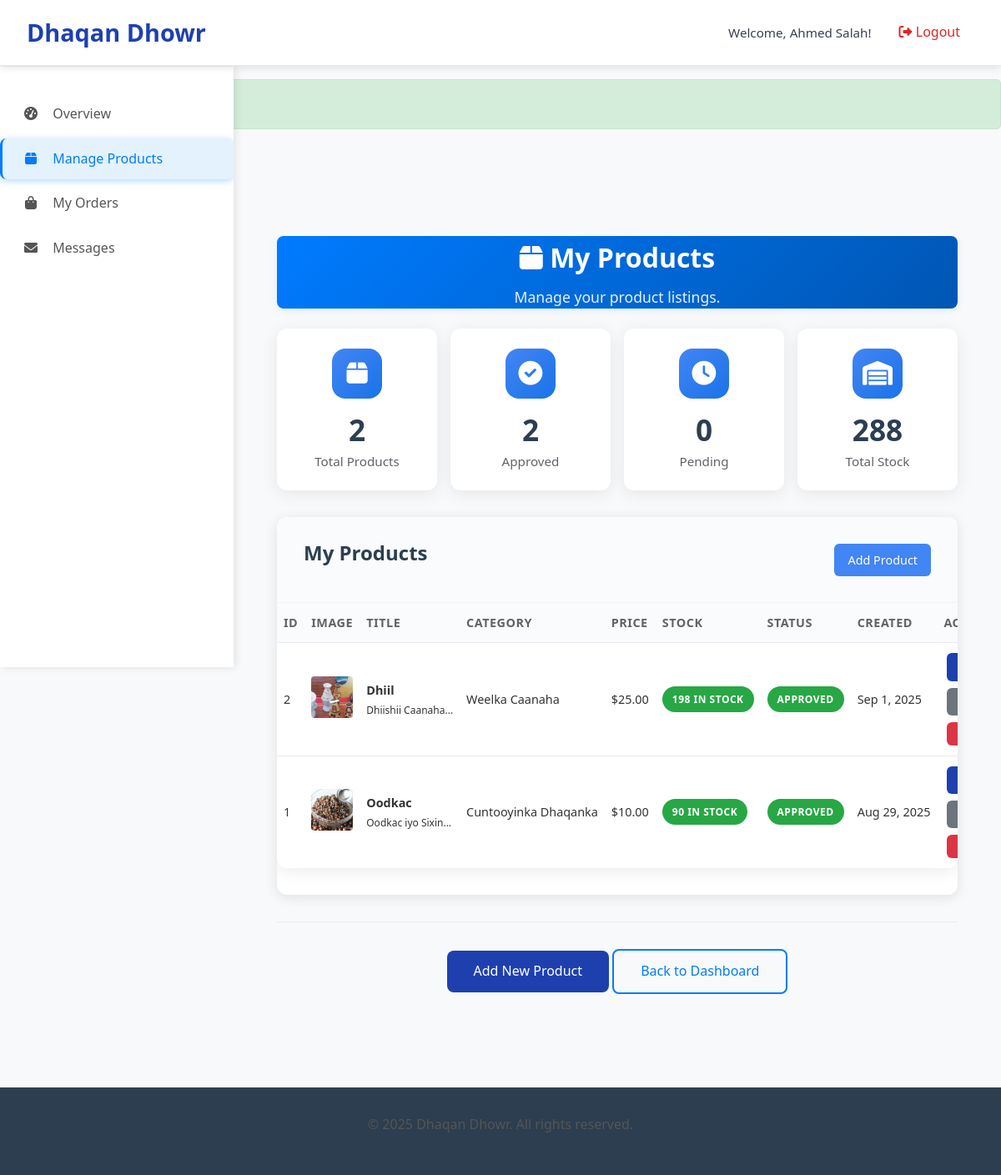
/seller/products.php (signed in), run on the app's committed database.
### tables this page shows
CREATE TABLE `products` (
  `id` int(11) NOT NULL,
  `seller_id` int(11) NOT NULL,
  `category_id` int(11) NOT NULL,
  `title` varchar(200) NOT NULL,
  `description` text DEFAULT NULL,
  `price` decimal(10,2) NOT NULL,
  `stock` int(11) DEFAULT 0,
  `main_image` varchar(255) DEFAULT NULL,
  `status` enum('pending','approved','rejected') DEFAULT 'pending',
  `cultural_notes` text DEFAULT NULL,
  `created_at` timestamp NOT NULL DEFAULT current_timestamp(),
  `updated_at` timestamp NOT NULL DEFAULT current_timestamp() ON UPDATE current_timestamp()
);

CREATE TABLE `categories` (
  `id` int(11) NOT NULL,
  `name` varchar(100) NOT NULL,
  `description` text DEFAULT NULL,
  `parent_id` int(11) DEFAULT NULL,
  `created_at` timestamp NOT NULL DEFAULT current_timestamp()
);

### includes/auth_check.php (called while the page is built, shortened)
<?php
function getCurrentUserId() {
    return $_SESSION['user_id'] ?? null;
}
?>

### seller/products.php (the view, shortened to what this page needs)
<?php
require_once __DIR__ . '/../includes/init.php';
$user_id = getCurrentUserId();
$stmt = $conn->prepare("SELECT id FROM sellers WHERE user_id = ?");
$stmt->bind_param("i", $user_id);
$stmt->execute();
$seller_result = $stmt->get_result();
$seller = $seller_result->fetch_assoc();
$seller_id = $seller['id'];
try {
    $sql = "SELECT p.*, c.name as category_name
            FROM products p
            JOIN categories c ON p.category_id = c.id
            WHERE p.seller_id = ?
            ORDER BY p.created_at DESC";
    $stmt = $conn->prepare($sql);
    $stmt->bind_param("i", $seller_id);
    $stmt->execute();
    $result = $stmt->get_result();
    $products = [];
    if ($result && $result->num_rows > 0) {
        while ($row = $result->fetch_assoc()) {
            $products[] = $row;
        }
    }
} catch (Exception $e) {
    $error_message = "Error fetching products: " . $e->getMessage();
}
include '../includes/header.php';
?>
<?php include '../includes/seller_sidebar.php'; ?>
<div class="seller-layout">
    <main class="seller-main">
        <div class="container">
            <div class="admin-header">
                <h1><i class="fas fa-box"></i> My Products</h1>
                <p>Manage your product listings.</p>
            </div>
            <div class="stats-grid">
                <div class="stat-card">
                    <div class="stat-icon">
                        <i class="fas fa-box"></i>
                    </div>
                    <div class="stat-content">
                        <h3><?= count($products); ?></h3>
                        <p>Total Products</p>
                    </div>
                </div>
                <div class="stat-card">
                    <div class="stat-icon">
                        <i class="fas fa-check-circle"></i>
                    </div>
                    <div class="stat-content">
                        <h3><?= count(array_filter($products, function($p) { return $p['status'] === 'approved'; })); ?></h3>
                        <p>Approved</p>
                    </div>
                </div>
                <div class="stat-card">
                    <div class="stat-icon">
                        <i class="fas fa-clock"></i>
                    </div>
                    <div class="stat-content">
                        <h3><?= count(array_filter($products, function($p) { return $p['status'] === 'pending'; })); ?></h3>
                        <p>Pending</p>
                    </div>
                </div>
                <div class="stat-card">
                    <div class="stat-icon">
                        <i class="fas fa-warehouse"></i>
                    </div>
                    <div class="stat-content">
                        <h3><?= array_sum(array_column($products, 'stock')); ?></h3>
                        <p>Total Stock</p>
                    </div>
                </div>
            </div>
            <div class="admin-content">
                <?php if (empty($products)): ?>
                    <div class="empty-state">
                        <h3>No Products Yet</h3>
                        <p>You haven't added any products to your shop yet.</p>
                        <a href="add_product.php" class="btn btn-primary">Add Your First Product</a>
                    </div>
                <?php else: ?>
                    <div class="table-section">
                        <div class="table-header">
                            <h3>My Products</h3>
                            <a href="add_product.php" class="view-all-btn">Add Product</a>
                        </div>
                        <div class="table-container">
                            <table class="admin-table">
                            <thead>
                                <tr>
                                    <th>ID</th>
                                    <th>Image</th>
                                    <th>Title</th>
                                    <th>Category</th>
                                    <th>Price</th>
                                    <th>Stock</th>
                                    <th>Status</th>
                                    <th>Created</th>
                                    <th>Actions</th>
                                </tr>
                            </thead>
                            <tbody>
                                <?php foreach ($products as $product): ?>
                                    <tr>
                                        <td><?= $product['id']; ?></td>
                                        <td>
                                            <?php if (!empty($product['main_image'])): ?>
                                                <img src="../uploads/products/<?= htmlspecialchars($product['main_image']); ?>"
                                                     alt="<?= htmlspecialchars($product['title']); ?>"
                                                     style="width: 50px; height: 50px; object-fit: cover; border-radius: 4px;">
                                            <?php else: ?>
                                                <div style="width: 50px; height: 50px; background: #f8f9fa; border-radius: 4px; display: flex; align-items: center; justify-content: center; font-size: 12px; color: #6c757d;">
                                                    No Image
                                                </div>
                                            <?php endif; ?>
                                        </td>
                                        <td>
                                            <strong><?= htmlspecialchars($product['title']); ?></strong><br>
                                            <small><?= htmlspecialchars(substr($product['description'], 0, 100)); ?>...</small>
                                        </td>
                                        <td><?= htmlspecialchars($product['category_name']); ?></td>
                                        <td>$<?= number_format($product['price'], 2); ?></td>
                                        <td>
                                            <span class="badge badge-<?= $product['stock'] > 0 ? 'success' : 'danger'; ?>">
                                                <?= $product['stock']; ?> in stock
                                            </span>
                                        </td>
                                        <td>
                                            <span class="badge badge-<?= $product['status'] === 'approved' ? 'success' : ($product['status'] === 'pending' ? 'warning' : 'danger'); ?>">
                                                <?= ucfirst($product['status']); ?>
                                            </span>
                                        </td>
                                        <td><?= date('M j, Y', strtotime($product['created_at'])); ?></td>
                                        <td>
                                            <div class="action-buttons">
                                                <a href="../product.php?id=<?= $product['id']; ?>" class="btn btn-sm btn-primary" target="_blank">
                                                </a>
                                                <a href="edit_product.php?id=<?= $product['id']; ?>" class="btn btn-sm btn-secondary">
                                                </a>
                                                <form method="POST" style="display: inline;" onsubmit="return confirm('Are you sure you want to delete this product? This action cannot be undone.')">
                                                    <button type="submit" class="btn btn-sm btn-danger">
                                                    </button>
                                                </form>
                                            </div>
                                        </td>
                                    </tr>
                                <?php endforeach; ?>
                            </tbody>
                            </table>
                        </div>
                    </div>
                <?php endif; ?>
            </div>
            <div class="admin-actions">
                <a href="add_product.php" class="btn btn-primary">Add New Product</a>
                <a href="dashboard.php" class="btn btn-outline">Back to Dashboard</a>
            </div>
        </div>
    </main>
</div>
<?php include '../includes/admin_footer.php'; ?>

### data on the page
products: id "2", main_image (picture), title "Dhiil", description "Dhiishii Caanaha", category.name "Weelka Caanaha", price "25.00", stock "198", status "APPROVED", created_at "Sep 1, 2025"
products: id "1", main_image (picture), title "Oodkac", description "Oodkac iyo Sixin", category.name "Cuntooyinka Dhaqanka", price "10.00", stock "90", status "APPROVED", created_at "Aug 29, 2025"

### other printed values
SITE_NAME "Dhaqan Dhowr"
getCurrentUserName() "Ahmed Salah"
count($products) "2"
array_sum(array_column($products, 'stock')) "288"
